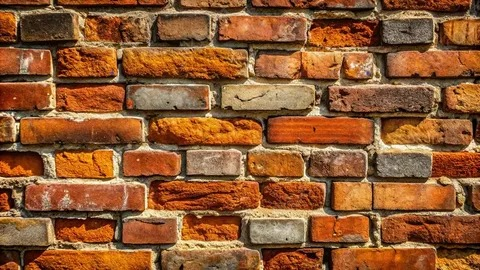
#> input picture hafta5_odev1/renkli_duvar.jpeg, 480 x 270 px
$ python main.py
#> lines starting #> are read from the running program, lines starting #| are printed output that depends on the picture
import cv2

resim = cv2.imread("renkli_duvar.jpeg")
#> resim is the input picture: shape (270, 480, 3); mean B, G, R 50.9, 90.5, 144.3

mavi, yesil, kirmizi = cv2.split(resim)
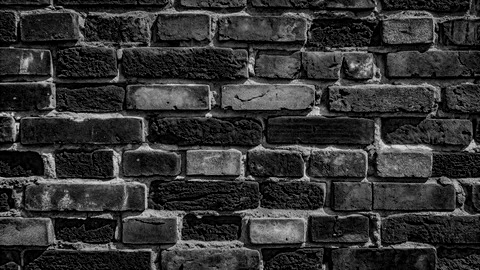
#> mavi: shape (270, 480); min 0, max 229, mean 50.9
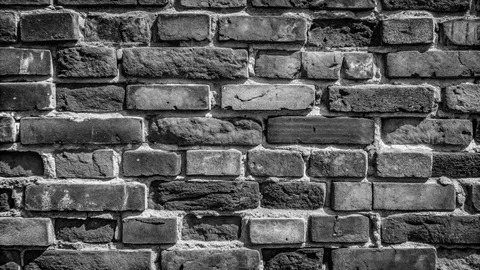
#> yesil: shape (270, 480); min 0, max 254, mean 90.5
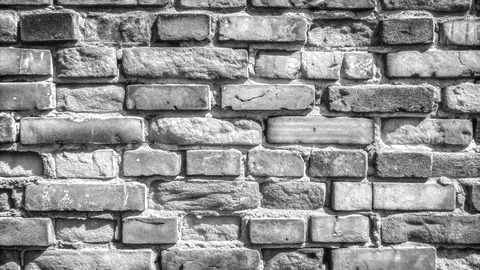
#> kirmizi: shape (270, 480); min 3, max 255, mean 144.3

hist_mavi = cv2.calcHist([mavi], [0], None, [256], [0, 256])
#> hist_mavi = 256 values, max 11974 at index 0, min 0 at index 224, mean 506.2
hist_yesil = cv2.calcHist([yesil], [0], None, [256], [0, 256])
#> hist_yesil = 256 values, max 1162 at index 88, min 0 at index 253, mean 506.2
hist_kirmizi = cv2.calcHist([kirmizi], [0], None, [256], [0, 256])
#> hist_kirmizi = 256 values, max 943 at index 181, min 0 at index 0, mean 506.2

print("Mavi kanal histogramı:")
print(hist_mavi)
#> (printed output is left out)

print("Yeşil kanal histogramı:")
print(hist_yesil)
#> (printed output is left out)

print("Kırmızı kanal histogramı:")
print(hist_kirmizi)
